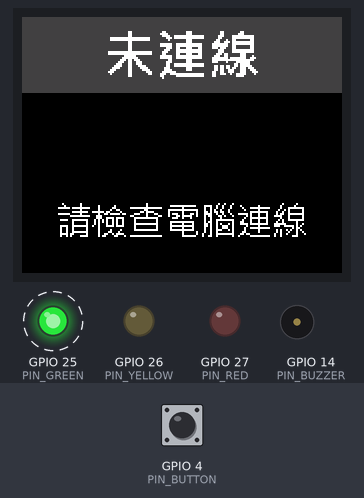
Bench run of a sketch on a simulated ESP32. On the bench: 160×128 colour display, output pins drawn as LEDs (lit = HIGH), buzzer (waves = sounding, pin HIGH). Dashed ring = blinking. The inputs (shaded band) are chosen by the test bench; at power-on: GPIO 4 (PIN_BUTTON) HIGH. What the sketch prints to the serial monitor is not drawn.

Above: at 2.07 s.
2.1 s: GPIO 4 (PIN_BUTTON) pulled LOW for 0.15 s
At 3.3 s:
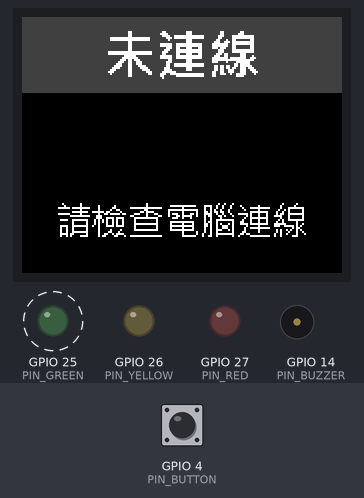
3.7 s: GPIO 4 (PIN_BUTTON) pulsed LOW 5 times (0.12 s each, 0.3 s apart)
At 4.53 s:
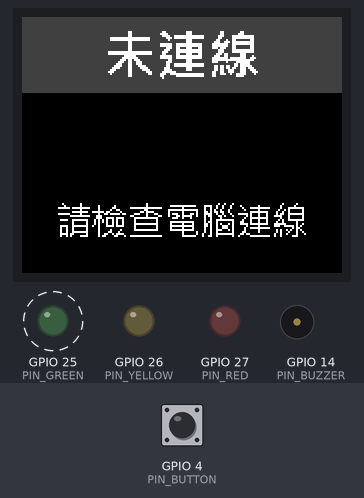
Timing chart, 0 to 12.7 s (numbered marks = the images above; inputs shaded):
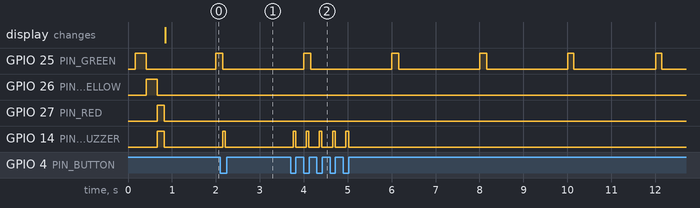

Measured:
- after the input at 2.1 s, GPIO 14 (PIN_BUZZER): LOW → HIGH after 0.06 s, → LOW 0.06 s later
- after the input at 3.7 s, GPIO 14 (PIN_BUZZER): alternates HIGH for 0.06 s and LOW for 0.24 s, 10 changes in all, then stays LOW, starting after 0.06 s
- by itself, GPIO 25 (PIN_GREEN): alternates HIGH for 0.15 s and LOW for 1.8 s

The sketch:

esp32_guard_alarm.ino
```cpp
// AI 守望：現場警示盒（ESP32）——三色燈、蜂鳴器、TFT 文字、保全取消鈕
//
// 電腦傳來的指令（每行一個，以換行結尾）：
//   S<狀態><事件><秒數>   例：S2W4
//     狀態：0 監控中／1 注意／2 警報倒數／3 已通報／4 已取消
//     事件：W 持械／R 奔逃／F 倒地／C 聚集／N 無
//     秒數：警報倒數剩幾秒（0～9）
// 傳給電腦的訊息：
//   I,ready   開機完成
//   K         保全按下取消鈕（電腦會把倒數中的警報標記為誤報）
// 電腦每 0.2 秒送一次狀態；超過 OFFLINE_MS 沒收到 → 未連線（綠燈慢閃、TFT 顯示未連線）
//
// 開發板選「ESP32 Dev Module」
// 需要的程式庫（Arduino IDE 程式庫管理員）：Adafruit ST7735 and ST7789 Library、Adafruit GFX Library
//
// 接線：
//   綠／黃／紅 LED：GPIO25／26／27（各串 220Ω 到 GND）；主動式蜂鳴器模組 I/O：GPIO14
//   取消按鈕：一腳接 GPIO4，另一腳接 GND（使用內建上拉電阻，不必另外接電阻）
//   ST7735 1.8 吋 TFT：SCK→GPIO18、SDA(MOSI)→GPIO23、CS→GPIO5、A0(DC)→GPIO21、RST→GPIO22、
//                      VCC→3V3、GND→GND、LED(背光)→3V3

#include <Adafruit_GFX.h>
#include <Adafruit_ST7735.h>
#include <SPI.h>
#include "tft_labels.h"

const int PIN_GREEN  = 25;
const int PIN_YELLOW = 26;
const int PIN_RED    = 27;
const int PIN_BUZZER = 14;   // 主動式蜂鳴器模組，HIGH＝響
const int PIN_BUTTON = 4;    // 按下＝LOW

const int TFT_CS  = 5;
const int TFT_DC  = 21;
const int TFT_RST = 22;

const unsigned long OFFLINE_MS = 1500;
const unsigned long DEBOUNCE_MS = 50;
const unsigned long CLICK_BEEP_MS = 60;

// 顏色（RGB565）
const uint16_t C_BLACK  = 0x0000;
const uint16_t C_WHITE  = 0xFFFF;
const uint16_t C_GREEN  = 0x0400;
const uint16_t C_YELLOW = 0xFFE0;
const uint16_t C_RED    = 0xC000;   // 色塊（配白字）
const uint16_t C_RED_TX = 0xF800;   // 黑底上的紅字
const uint16_t C_BLUE   = 0x2A6F;   // 已取消
const uint16_t C_GRAY   = 0x4208;

Adafruit_ST7735 tft(TFT_CS, TFT_DC, TFT_RST);

int state = -1;              // -1＝未連線
char kind = 'N';
int seconds = 0;
unsigned long lastMsg = 0;
String line;

// 按鈕
bool lastRaw = HIGH;
bool stable = HIGH;
unsigned long rawChanged = 0;
unsigned long clickBeepUntil = 0;

// 畫面上目前顯示的內容（有變才重畫，避免閃爍）
int shownState = -2;
char shownKind = '?';
int shownSeconds = -1;

// ---------- TFT ----------
void drawLabel(const Label &lb, int cx, int top, int bandH, uint16_t fg, uint16_t bg) {
  int x = cx - lb.w / 2;
  int y = top + (bandH - lb.h) / 2;
  tft.drawBitmap(x, y, lb.data, lb.w, lb.h, fg, bg);
}

const Label &kindLabel(char k) {
  switch (k) {
    case 'W': return LBL_KW;
    case 'R': return LBL_KR;
    case 'F': return LBL_KF;
    case 'C': return LBL_KC;
    default:  return LBL_KN;
  }
}

void drawScreen() {
  int w = tft.width();   // 160
  bool stateChanged = state != shownState;

  // 上方色塊：狀態
  if (stateChanged) {
    uint16_t bg = C_GRAY, fg = C_WHITE;
    const Label *lb = &LBL_OFF;
    switch (state) {
      case 0: bg = C_GREEN;  lb = &LBL_S0; break;
      case 1: bg = C_YELLOW; fg = C_BLACK; lb = &LBL_S1; break;
      case 2: bg = C_RED;    lb = &LBL_S2; break;
      case 3: bg = C_RED;    lb = &LBL_S3; break;
      case 4: bg = C_BLUE;   lb = &LBL_S4; break;
    }
    tft.fillRect(0, 0, w, 38, bg);
    drawLabel(*lb, w / 2, 0, 38, fg, bg);
  }

  // 中間：事件種類
  char k = (state > 0) ? kind : 'N';
  if (stateChanged || k != shownKind) {
    tft.fillRect(0, 40, w, 34, C_BLACK);
    uint16_t fg = C_WHITE;
    if (state == 1) fg = C_YELLOW;
    if (state == 2 || state == 3) fg = C_RED_TX;
    if (state >= 0) drawLabel(kindLabel(k), w / 2, 40, 34, fg, C_BLACK);
    shownKind = k;
  }

  // 下方：依狀態顯示說明；警報倒數時顯示大數字
  if (stateChanged) {
    tft.fillRect(0, 76, w, 52, C_BLACK);
    switch (state) {
      case -1: drawLabel(LBL_CHECK, w / 2, 76, 52, C_WHITE, C_BLACK); break;
      case 1:  drawLabel(LBL_WATCH, w / 2, 76, 52, C_WHITE, C_BLACK); break;
      case 2:
        drawLabel(LBL_AFTER, 104, 78, 30, C_WHITE, C_BLACK);
        drawLabel(LBL_PRESS, w / 2, 108, 20, C_YELLOW, C_BLACK);
        break;
      case 3:  drawLabel(LBL_SENT, w / 2, 76, 52, C_WHITE, C_BLACK); break;
      case 4:  drawLabel(LBL_FALSE, w / 2, 76, 52, C_WHITE, C_BLACK); break;
    }
    shownSeconds = -1;
  }
  if (state == 2 && seconds != shownSeconds) {
    tft.setTextSize(4);                       // 24×32 像素的數字
    tft.setTextColor(C_WHITE, C_BLACK);       // 帶背景色，覆蓋舊數字不閃爍
    tft.setCursor(22, 78);
    tft.print(seconds);
    shownSeconds = seconds;
  }
  shownState = state;
}

// ---------- 燈號與蜂鳴器 ----------
void setOutputs(bool g, bool y, bool r, bool buzz) {
  digitalWrite(PIN_GREEN, g);
  digitalWrite(PIN_YELLOW, y);
  digitalWrite(PIN_RED, r);
  digitalWrite(PIN_BUZZER, buzz || millis() < clickBeepUntil);
}

// ---------- 取消按鈕 ----------
void readButton() {
  unsigned long now = millis();
  bool raw = digitalRead(PIN_BUTTON);
  if (raw != lastRaw) {
    lastRaw = raw;
    rawChanged = now;
  }
  if (now - rawChanged > DEBOUNCE_MS && raw != stable) {
    stable = raw;
    if (stable == LOW) {            // 剛按下
      Serial.println("K");
      clickBeepUntil = now + CLICK_BEEP_MS;
    }
  }
}

// ---------- 指令 ----------
void handleLine(const String &s) {
  if (s.length() == 4 && s[0] == 'S' && s[1] >= '0' && s[1] <= '4' && isDigit(s[3])) {
    state = s[1] - '0';
    kind = s[2];
    seconds = s[3] - '0';
    lastMsg = millis();
  }
}

void readSerial() {
  while (Serial.available()) {
    char c = Serial.read();
    if (c == '\n') {
      handleLine(line);
      line = "";
    } else if (c != '\r' && line.length() < 8) {
      line += c;
    }
  }
}

void setup() {
  Serial.begin(115200);
  pinMode(PIN_GREEN, OUTPUT);
  pinMode(PIN_YELLOW, OUTPUT);
  pinMode(PIN_RED, OUTPUT);
  pinMode(PIN_BUZZER, OUTPUT);
  pinMode(PIN_BUTTON, INPUT_PULLUP);

  tft.initR(INITR_BLACKTAB);     // 顏色或邊緣不對時，改成 INITR_GREENTAB 或 INITR_REDTAB
  tft.setRotation(1);            // 橫向 160×128
  tft.fillScreen(C_BLACK);

  // 開機自我測試：三個燈與蜂鳴器依序動作
  setOutputs(true, false, false, false);  delay(250);
  setOutputs(false, true, false, false);  delay(250);
  setOutputs(false, false, true, true);   delay(150);
  setOutputs(false, false, false, false);
  drawScreen();
  Serial.println("I,ready");
}

void loop() {
  readSerial();
  readButton();
  unsigned long now = millis();
  if (state >= 0 && now - lastMsg > OFFLINE_MS) {
    state = -1;
  }

  switch (state) {
    case 0:   // 監控中：綠燈恆亮
      setOutputs(true, false, false, false);
      break;
    case 1:   // 注意：黃燈恆亮，不響（中、低風險事件已直接通報或記錄）
      setOutputs(false, true, false, false);
      break;
    case 2: { // 警報倒數：紅燈快閃，蜂鳴器 0.1 秒響、0.1 秒停
      bool on = (now / 100) % 2;
      setOutputs(false, false, on, on);
      break;
    }
    case 3:   // 已通報：紅燈恆亮，每 2 秒短嗶提醒現場
      setOutputs(false, false, true, (now % 2000) < 80);
      break;
    case 4:   // 已取消：綠燈快閃
      setOutputs((now / 250) % 2, false, false, false);
      break;
    default:  // 未連線：綠燈每 2 秒閃一下
      setOutputs((now % 2000) < 150, false, false, false);
  }
  drawScreen();
  delay(10);
}
```

Source omitted: tft_labels.h (data table, 27143 bytes)
